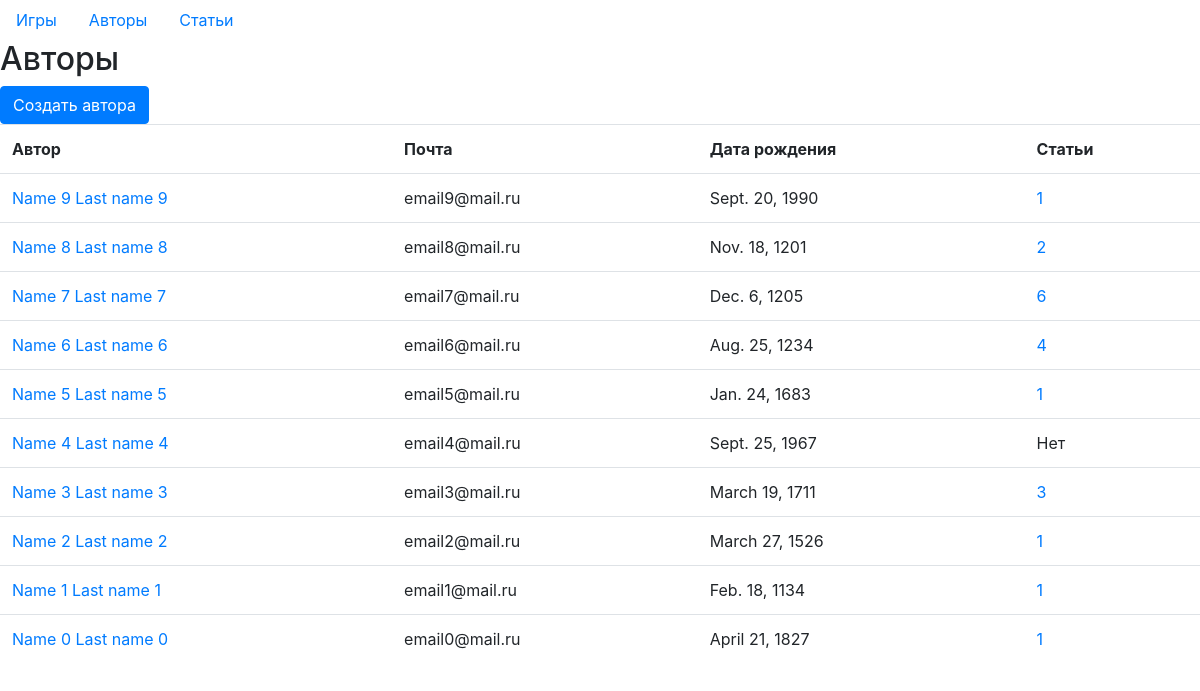
The app's page /seminar_03/authors/ with its own data.
### seminar_02/models.py (models this page shows, shortened)
class Author(models.Model):
    first_name = models.CharField(max_length=100, verbose_name='Имя')
    last_name = models.CharField(max_length=100, verbose_name='Фамилия')
    email = models.EmailField(verbose_name='Почта')
    bio = models.TextField(verbose_name='Биография', null=True, blank=True)
    birth_date = models.DateField(verbose_name='День рождения', null=True, blank=True)
    reg_date = models.DateTimeField(auto_now_add=True, verbose_name='Дата регистрации')
    change_date = models.DateTimeField(auto_now=True, verbose_name='Дата изменения')
    fields = ['first_name', 'last_name', 'email', 'bio', 'birth_date']
    @property
    def full_name(self):
        return f'{self.first_name} {self.last_name}'
    """CRUD функции"""
    @property
    def articles(self):
        return Article.objects.filter(author=self)
    class Meta:
        ordering = ['-change_date']
        verbose_name = 'Автор'
        verbose_name_plural = 'Авторы'

### seminar_03/views.py (the view)
# urls.py: path('authors/', get_authors, name='get_authors'),
def get_authors(request):
    authors = Author.objects.order_by('-id').all()
    context = {
        'title': 'Авторы',
        'columns': ['Автор', 'Почта', 'Дата рождения', 'Статьи'],
        'authors': authors,
    }
    return render(request, 'seminar_03/authors.html', context)

### seminar_03/templates/seminar_03/authors.html (shortened to what this page needs)
{% extends 'seminar_03/base.html' %}
{% block content %}
<h2> {{ title }} </h2>
<a class="btn btn-primary" role="button" href="{% url 'author_create'%}">Создать автора</a>
<table class="table">
    <tr>
        {% for column in columns %}
        <th>{{ column }}</th>
        {% endfor %}
    </tr>
    {% for author in authors %}
    <tr>
        <td><a href="{% url 'author_full' author.id %}">{{ author.full_name }}</a></td>
        <td>{{ author.email }}</td>
        <td>{{ author.birth_date }}</td>
        <td>{% if author.articles %}
            <a href="{% url 'author_articles' author.id %}"> {{ author.articles|length }} </a></td>
        {% else %} Нет
        {% endif %}
    </tr>
    {% endfor %}
</table>
{% endblock %}

### records on screen
Author: full_name "Name 9 Last name 9", email "email9@mail.ru", birth_date "Sept. 20, 1990", articles|length "1"
Author: full_name "Name 8 Last name 8", email "email8@mail.ru", birth_date "Nov. 18, 1201", articles|length "2"
Author: full_name "Name 7 Last name 7", email "email7@mail.ru", birth_date "Dec. 6, 1205", articles|length "6"
Author: full_name "Name 6 Last name 6", email "email6@mail.ru", birth_date "Aug. 25, 1234", articles|length "4"
Author: full_name "Name 5 Last name 5", email "email5@mail.ru", birth_date "Jan. 24, 1683", articles|length "1"
Author: full_name "Name 4 Last name 4", email "email4@mail.ru", birth_date "Sept. 25, 1967", shows "Нет"
Author: full_name "Name 3 Last name 3", email "email3@mail.ru", birth_date "March 19, 1711", articles|length "3"
Author: full_name "Name 2 Last name 2", email "email2@mail.ru", birth_date "March 27, 1526", articles|length "1"
Author: full_name "Name 1 Last name 1", email "email1@mail.ru", birth_date "Feb. 18, 1134", articles|length "1"
Author: full_name "Name 0 Last name 0", email "email0@mail.ru", birth_date "April 21, 1827", articles|length "1"

### other values on screen
{{ title }} "Авторы"
{{ column }} "Автор" "Почта" "Дата рождения" "Статьи"
